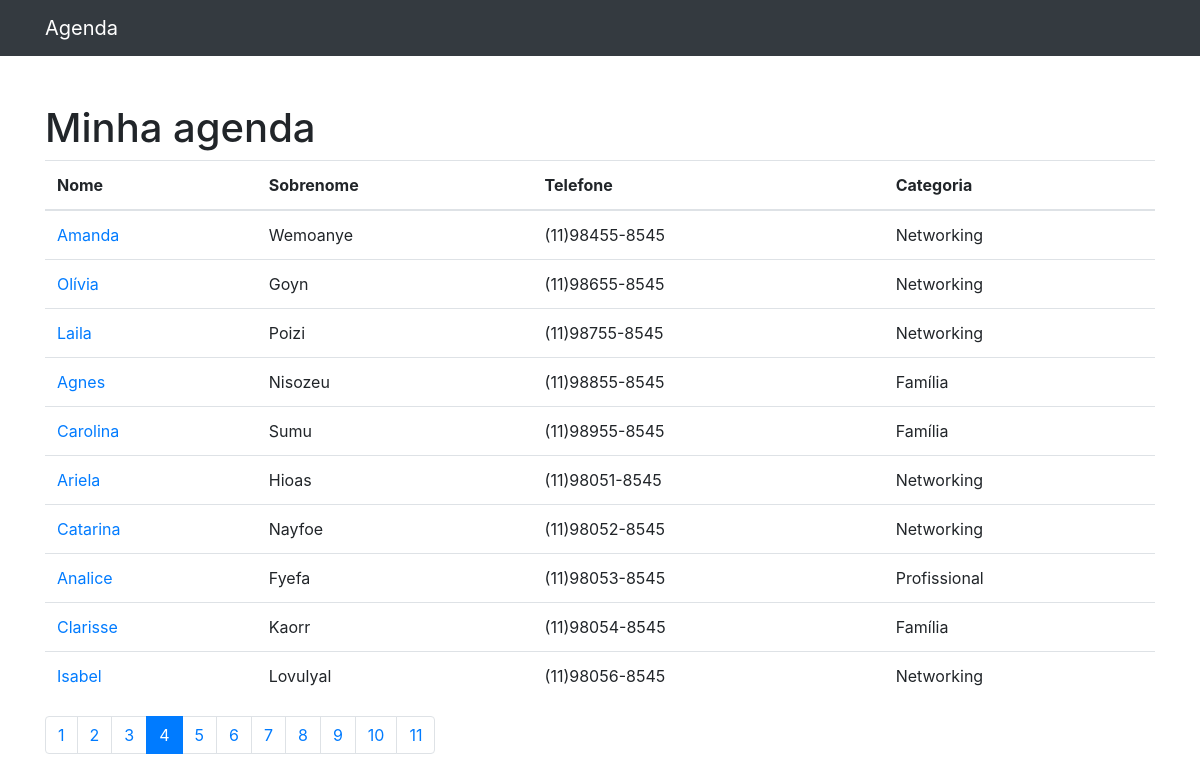
/?p=4, run on the app's committed database.
### appContatos/models.py (models this page shows, shortened)
class DbTabContatos(models.Model):
    strNome = models.CharField(max_length=255)
    strSobreNome = models.CharField(max_length=255, blank=True)
    strTelefone = models.CharField(max_length=255, blank=True)
    strEmail = models.CharField(max_length=255, blank=True)
    strDataCriacao = models.DateTimeField(default=timezone.now)
    texDescricao = models.TextField(blank=True)
    bolExibir = models.BooleanField(default=True)
    strKeyTabCategoria = models.ForeignKey(
        DbTabCategoria, on_delete=models.DO_NOTHING)

class DbTabCategoria(models.Model):
    strNome = models.CharField(max_length=255)
    def __str__(self):
        return self.strNome

### appContatos/views.py (the view)
# urls.py: path('', views.index, name='index'),
def index(request):
    varHtmlContatos = DbTabContatos.objects.all()
    paginacao = Paginator(varHtmlContatos, 10)
    page = request.GET.get('p')
    varHtmlContatos = paginacao.get_page(page)
    return render(request, 'appContatos/contatoIndex.html', {
        'passaHtmlContatos': varHtmlContatos,
    })

### appContatos/templates/appContatos/contatoIndex.html (shortened to what this page needs)
{%extends 'tempIndex.html'%}
{%block conteudo%}
<h1 class="mt-5">
  Minha agenda </h1>
  <table class="table">
    <thead>
      <tr>
        <th>Nome </th ></th>
        <th>Sobrenome </th ></th>
        <th>Telefone </th></th>
        <th>Categoria </th></th>
      </tr>
    </thead>
    <tbody>
      {%for contato in passaHtmlContatos%}
        {%if contato.bolExibir%}
          <tr>
              <td>
                <a href="{%url 'verContato' contato.id%}">{{contato.strNome}}</a>
              </td>
              <td>{{contato.strSobreNome}}</td>
              <td>{{contato.strTelefone}}</td>
              <td>{{contato.strKeyTabCategoria}}</td>
            </tr>
        {%endif%}
      {%endfor%}
    </tbody>
  </table>
  <nav aria-label="Page navigation example">
    <ul class="pagination">
      {%for pagina in passaHtmlContatos.paginator.page_range%}
        {%if passaHtmlContatos.number == pagina%}
          <li class="page-item active">
            <a class="page-link" href="?p={{pagina}}">
              {{pagina}}
            </a>
          </li>
        {%else%}
          <li class="page-item">
            <a class="page-link" href="?p={{pagina}}">
              {{pagina}}
            </a>
          </li>
        {%endif%}
      {%endfor%}
    </ul>
  </nav>
{%endblock%}

### data on the page
DbTabContatos: strNome "Amanda", strSobreNome "Wemoanye", strTelefone "(11)98455-8545", strKeyTabCategoria "Networking"
DbTabContatos: strNome "Olívia", strSobreNome "Goyn", strTelefone "(11)98655-8545", strKeyTabCategoria "Networking"
DbTabContatos: strNome "Laila", strSobreNome "Poizi", strTelefone "(11)98755-8545", strKeyTabCategoria "Networking"
DbTabContatos: strNome "Agnes", strSobreNome "Nisozeu", strTelefone "(11)98855-8545", strKeyTabCategoria "Família"
DbTabContatos: strNome "Carolina", strSobreNome "Sumu", strTelefone "(11)98955-8545", strKeyTabCategoria "Família"
DbTabContatos: strNome "Ariela", strSobreNome "Hioas", strTelefone "(11)98051-8545", strKeyTabCategoria "Networking"
DbTabContatos: strNome "Catarina", strSobreNome "Nayfoe", strTelefone "(11)98052-8545", strKeyTabCategoria "Networking"
DbTabContatos: strNome "Analice", strSobreNome "Fyefa", strTelefone "(11)98053-8545", strKeyTabCategoria "Profissional"
DbTabContatos: strNome "Clarisse", strSobreNome "Kaorr", strTelefone "(11)98054-8545", strKeyTabCategoria "Família"
DbTabContatos: strNome "Isabel", strSobreNome "Lovulyal", strTelefone "(11)98056-8545", strKeyTabCategoria "Networking"

### other printed values
{{ pagina }} "1" "2" "3" "5" "6" "7" "8" "9" "10" "11"
{{ pagina }} "4"
